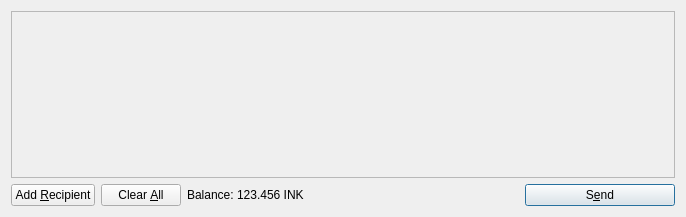
<?xml version="1.0" encoding="UTF-8"?>
<ui version="4.0">
 <class>SendCoinsDialog</class>
 <widget class="QDialog" name="SendCoinsDialog">
  <property name="geometry">
   <rect>
    <x>0</x>
    <y>0</y>
    <width>686</width>
    <height>217</height>
   </rect>
  </property>
  <property name="windowTitle">
   <string>Send Coins</string>
  </property>
  <layout class="QVBoxLayout" name="verticalLayout">
   <item>
    <widget class="QScrollArea" name="scrollArea">
     <property name="widgetResizable">
      <bool>true</bool>
     </property>
     <widget class="QWidget" name="scrollAreaWidgetContents">
      <property name="geometry">
       <rect>
        <x>0</x>
        <y>0</y>
        <width>666</width>
        <height>165</height>
       </rect>
      </property>
      <layout class="QVBoxLayout" name="verticalLayout_2">
       <property name="margin">
        <number>0</number>
       </property>
       <item>
        <layout class="QVBoxLayout" name="entries">
         <property name="spacing">
          <number>6</number>
         </property>
        </layout>
       </item>
       <item>
        <spacer name="verticalSpacer">
         <property name="orientation">
          <enum>Qt::Vertical</enum>
         </property>
         <property name="sizeHint" stdset="0">
          <size>
           <width>20</width>
           <height>40</height>
          </size>
         </property>
        </spacer>
       </item>
      </layout>
     </widget>
    </widget>
   </item>
   <item>
    <layout class="QHBoxLayout" name="horizontalLayout">
     <item>
      <widget class="QPushButton" name="addButton">
       <property name="toolTip">
        <string>Send to multiple recipients at once</string>
       </property>
       <property name="text">
        <string>Add &amp;Recipient</string>
       </property>
       <property name="icon">
        <iconset resource="../bitcoin.qrc">
         <normaloff>:/icons/add</normaloff>:/icons/add</iconset>
       </property>
       <property name="autoDefault">
        <bool>false</bool>
       </property>
      </widget>
     </item>
     <item>
      <widget class="QPushButton" name="clearButton">
       <property name="sizePolicy">
        <sizepolicy hsizetype="Minimum" vsizetype="Fixed">
         <horstretch>0</horstretch>
         <verstretch>0</verstretch>
        </sizepolicy>
       </property>
       <property name="toolTip">
        <string>Remove all transaction fields</string>
       </property>
       <property name="text">
        <string>Clear &amp;All</string>
       </property>
       <property name="icon">
        <iconset resource="../bitcoin.qrc">
         <normaloff>:/icons/remove</normaloff>:/icons/remove</iconset>
       </property>
       <property name="autoRepeatDelay">
        <number>300</number>
       </property>
       <property name="autoDefault">
        <bool>false</bool>
       </property>
      </widget>
     </item>
     <item>
      <layout class="QHBoxLayout" name="horizontalLayout_2">
       <property name="spacing">
        <number>3</number>
       </property>
       <item>
        <widget class="QLabel" name="label">
         <property name="text">
          <string>Balance:</string>
         </property>
        </widget>
       </item>
       <item>
        <widget class="QLabel" name="labelBalance">
         <property name="cursor">
          <cursorShape>IBeamCursor</cursorShape>
         </property>
         <property name="text">
          <string>123.456 INK</string>
         </property>
         <property name="textInteractionFlags">
          <set>Qt::LinksAccessibleByMouse|Qt::TextSelectableByKeyboard|Qt::TextSelectableByMouse</set>
         </property>
        </widget>
       </item>
      </layout>
     </item>
     <item>
      <spacer name="horizontalSpacer">
       <property name="orientation">
        <enum>Qt::Horizontal</enum>
       </property>
       <property name="sizeHint" stdset="0">
        <size>
         <width>40</width>
         <height>20</height>
        </size>
       </property>
      </spacer>
     </item>
     <item>
      <widget class="QPushButton" name="sendButton">
       <property name="minimumSize">
        <size>
         <width>150</width>
         <height>0</height>
        </size>
       </property>
       <property name="toolTip">
        <string>Confirm the send action</string>
       </property>
       <property name="text">
        <string>S&amp;end</string>
       </property>
       <property name="icon">
        <iconset resource="../bitcoin.qrc">
         <normaloff>:/icons/send</normaloff>:/icons/send</iconset>
       </property>
       <property name="default">
        <bool>true</bool>
       </property>
      </widget>
     </item>
    </layout>
   </item>
  </layout>
 </widget>
 <resources>
  <include location="../bitcoin.qrc"/>
 </resources>
 <connections/>
</ui>
